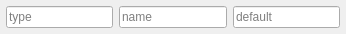
<?xml version="1.0" encoding="UTF-8"?>
<ui version="4.0">
 <class>ParameterGui</class>
 <widget class="QWidget" name="ParameterGui">
  <property name="geometry">
   <rect>
    <x>0</x>
    <y>0</y>
    <width>346</width>
    <height>33</height>
   </rect>
  </property>
  <property name="windowTitle">
   <string>Form</string>
  </property>
  <layout class="QHBoxLayout" name="horizontalLayout">
   <property name="leftMargin">
    <number>6</number>
   </property>
   <property name="topMargin">
    <number>6</number>
   </property>
   <property name="rightMargin">
    <number>6</number>
   </property>
   <property name="bottomMargin">
    <number>6</number>
   </property>
   <item>
    <widget class="QLineEdit" name="lineEditType">
     <property name="placeholderText">
      <string>type</string>
     </property>
    </widget>
   </item>
   <item>
    <widget class="QLineEdit" name="lineEditName">
     <property name="placeholderText">
      <string>name</string>
     </property>
    </widget>
   </item>
   <item>
    <widget class="QLineEdit" name="lineEditDefaultValue">
     <property name="placeholderText">
      <string>default</string>
     </property>
    </widget>
   </item>
  </layout>
 </widget>
 <resources/>
 <connections/>
</ui>
